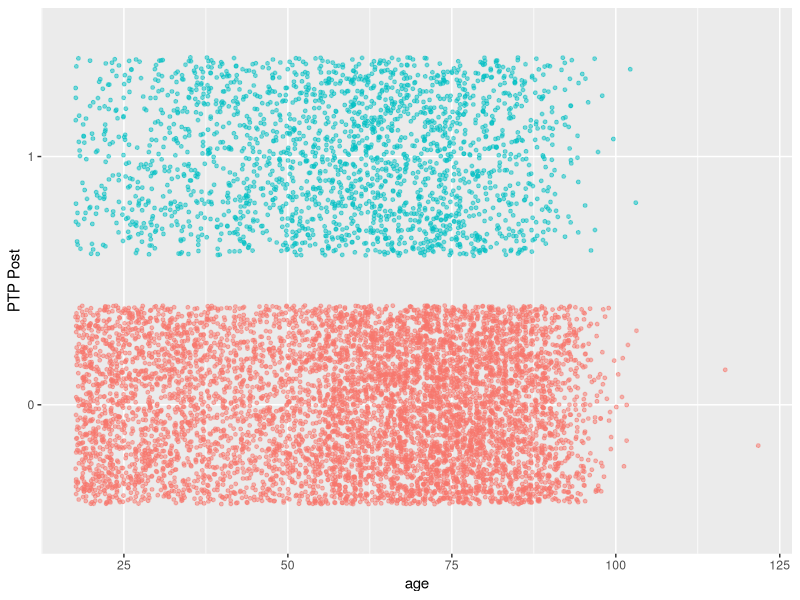
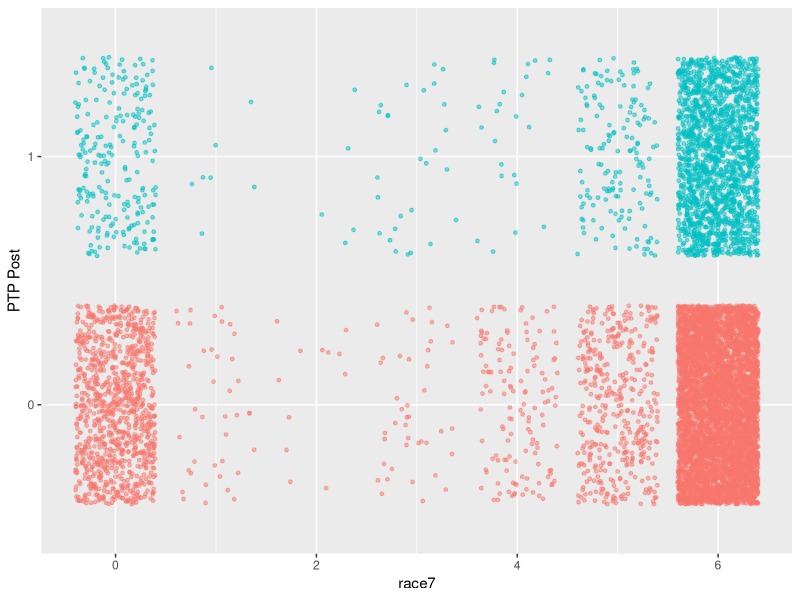
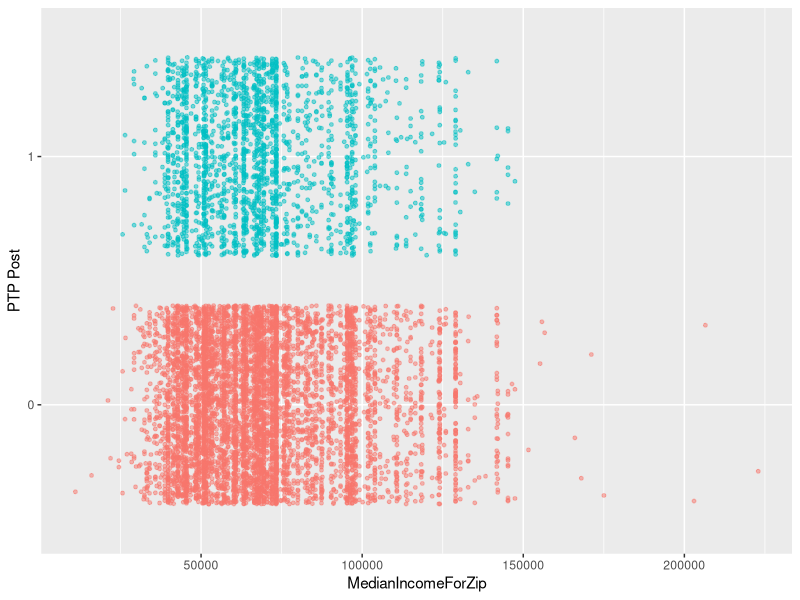
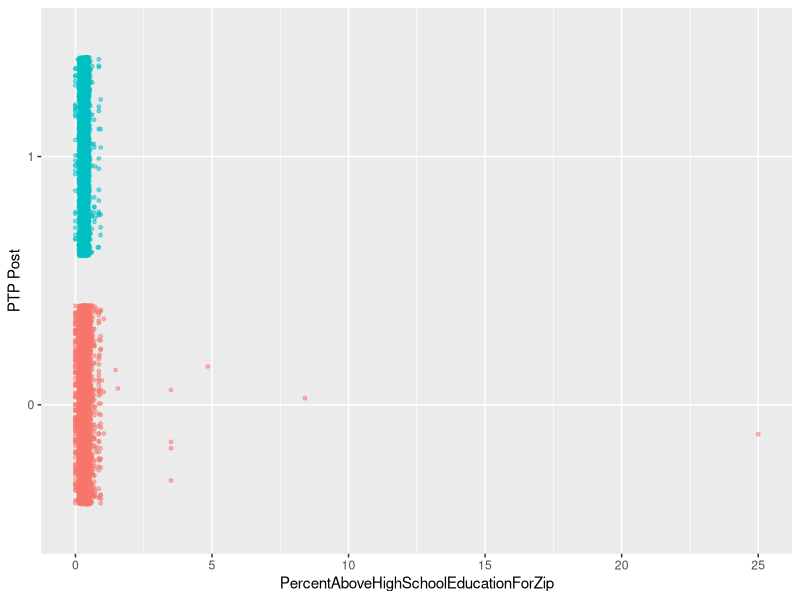
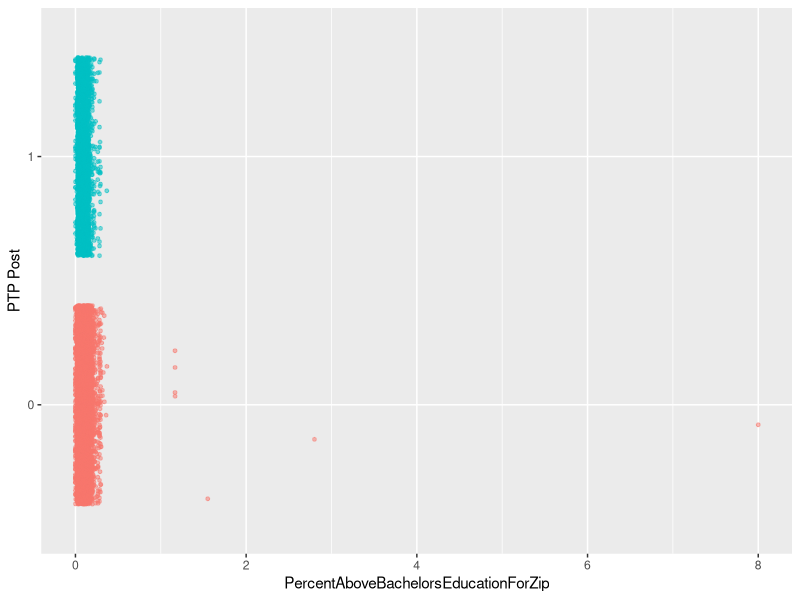
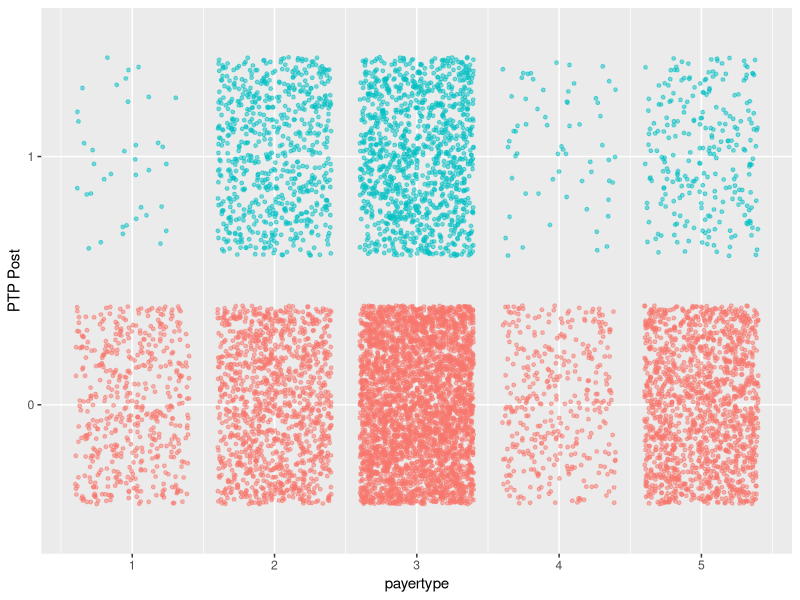
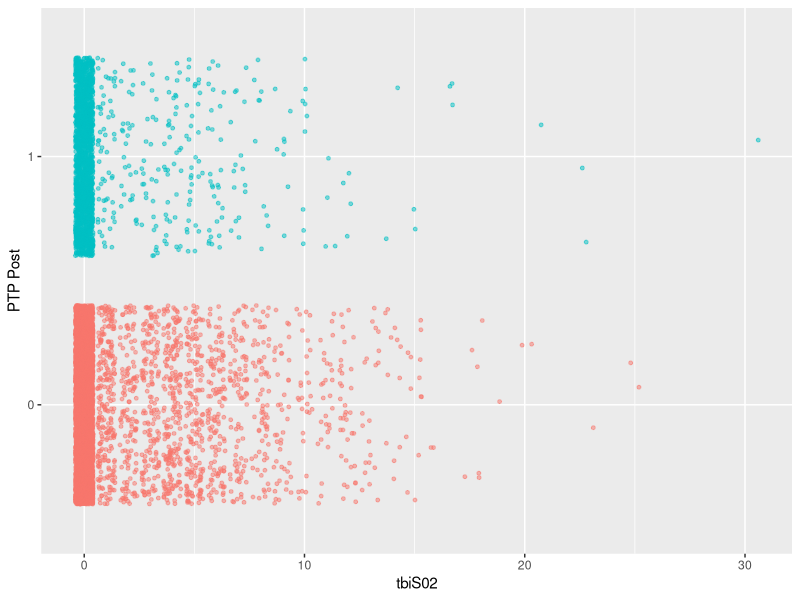
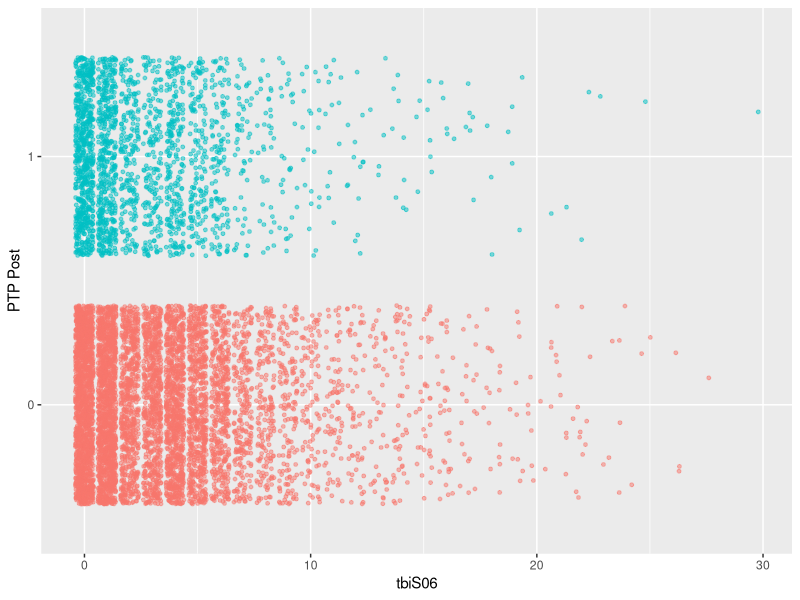

The R source for these figures, in order:
train = read.csv("tbistaa556_training.csv")
validate = read.csv("tbistaa556_validate.csv")

# reomving the died and subject id columns
#DON'T RUN MORE THAN ONCE WITHOUT RELOADING THE CSV FILES SO YOU DON'T KEEP REMOVING COLUMNS
train = train[,-1]
validate = validate[,-1]
train = train[,-36]
validate = validate[,-35]

# converting NA in the race column to unknown in both datasets
indR = is.na(train$race7)
train$race7[indR] = 0

# splitting features and labels
xtrain = train[,-36]
ytrain = train[,36]
xvalidate = validate[,-35]

# removing all rows with NA for a clean dataset
ind = complete.cases(train)
trainClean = train[ind,]

#how many NAs per column
for(i in 1:ncol(xtrain)){
  cat("\nColumn ", names(xtrain)[i], ". Num_NAs:", sum(is.na(xtrain[,i])))
}

# making new data frame with strings instead of numbers for visualizations
library(dplyr)
train1 = train
train1 = train1 %>% mutate(race7 = case_when(
  race7 == 0 ~ "Unknown",
  race7 == 1 ~ "Multi-race",
  race7 == 2 ~ "Pacific Islander",
  race7 == 3 ~ "American Indian",
  race7 == 4 ~ "Asian",
  race7 == 5 ~ "Black",
  race7 == 6 ~ "White"))

train1 = train1 %>% mutate(ethnic3 = case_when(
  ethnic3 == 0 ~ "Unknown",
  ethnic3 == 1 ~ "Hispanic",
  ethnic3 == 2 ~ "Non-Hispanic"))


train1 = train1 %>% mutate(sex2 = case_when(
  sex2 == 0 ~ "Unknown",
  sex2 == 1 ~ "Female",
  sex2 == 2 ~ "Male"))

train1 = train1 %>% mutate(sig_other = case_when(
  sig_other == 0 ~ "Unknown",
  sig_other == 1 ~ "No Significant Other",
  sig_other == 2 ~ "Significant Other"))

train1 = train1 %>% mutate(tobacco = case_when(
  tobacco == 0 ~ "Missing",
  tobacco == 1 ~ "Yes",
  tobacco == 2 ~ "No"))

train1 = train1 %>% mutate(alcohol = case_when(
  alcohol == 0 ~ "Missing",
  alcohol == 1 ~ "Yes",
  alcohol == 2 ~ "No"))

train1 = train1 %>% mutate(drugs = case_when(
  drugs == 0 ~ "Missing",
  drugs == 1 ~ "Yes",
  drugs == 2 ~ "No"))

train1 = train1 %>% mutate(payertype = case_when(
  payertype == 1 ~ "Work Comp and Self Pay",
  payertype == 2 ~ "Medicaid",
  payertype == 3 ~ "Medicare",
  payertype == 4 ~ "VA and Indian Services",
  payertype == 5 ~ "Commercial"))

train1 = train1 %>% mutate(ptp1_yn = case_when(
  ptp1_yn == 1 ~ "Yes",
  ptp1_yn == 2 ~ "No",))

train1 = train1 %>% mutate(ptp2_yn = case_when(
  ptp2_yn == 1 ~ "Yes",
  ptp2_yn == 2 ~ "No",))

train1 = train1 %>% mutate(ptp0_yn = case_when(
  ptp0_yn == 1 ~ "Yes",
  ptp0_yn == 2 ~ "No",))

train1 = train1 %>% mutate(ed_yn = case_when(
  ed_yn == 0 ~ "Missing",
  ed_yn == 1 ~ "Yes",
  ed_yn == 2 ~ "No"))

train1 = train1 %>% mutate(icu = case_when(
  icu == 1 ~ "Yes",
  icu == 2 ~ "No"))

train1 = train1 %>% mutate(delirium = case_when(
  delirium == 0 ~ "Missing",
  delirium == 1 ~ "Yes",
  delirium == 2 ~ "No"))

train1 = train1 %>% mutate(agitated = case_when(
  agitated == 0 ~ "Missing",
  agitated == 1 ~ "Yes",
  agitated == 2 ~ "No"))

train1 = train1 %>% mutate(lethargic = case_when(
  lethargic == 0 ~ "Missing",
  lethargic == 1 ~ "Yes",
  lethargic == 2 ~ "No"))

train1 = train1 %>% mutate(comatose = case_when(
  comatose == 0 ~ "Missing",
  comatose == 1 ~ "Yes",
  comatose == 2 ~ "No"))

train1 = train1 %>% mutate(disoriented = case_when(
  disoriented == 0 ~ "Missing",
  disoriented == 1 ~ "Yes",
  disoriented == 2 ~ "No"))

train1 = train1 %>% mutate(dc_setting = case_when(
  dc_setting == 0 ~ "Died",
  dc_setting == 1 ~ "Unknown",
  dc_setting == 2 ~ "Hospice",
  dc_setting == 3 ~ "Other",
  dc_setting == 4 ~ "AMA",
  dc_setting == 5 ~ "IRF",
  dc_setting == 6 ~ "SNF",
  dc_setting == 7 ~ "Mental/Psych",
  dc_setting == 8 ~ "Home",))

train1 = train1 %>% mutate(prehosp = case_when(
  prehosp == 1 ~ "Yes",
  prehosp == 2 ~ "No"))

train1 = train1 %>% mutate(posthosp = case_when(
  posthosp == 1 ~ "Yes",
  posthosp == 2 ~ "No"))

train1 = train1 %>% mutate(ptp3_yn = case_when(
  ptp3_yn == 0 ~ "No",
  ptp3_yn == 1 ~ "Yes"))



#Find proportion of PTP in each category of categorical variable
propPTP = function(train){
  for(col in 1:ncol(train)){
    uvs = sort(unique(train[,col]))
    # skip continuous variables
    if(length(uvs) >= 10){
      next
    }
    cat("\n\nColumn:", colnames(train)[col], "\n")
    for(value in uvs){
      subset = train[train[,col] == value,]
      cat("  value =", value, ". Proportion of PTP Post=", mean(subset$ptp3_yn), "\n")
    }
  }
}

propPTP(train)

# more continuous predictors
#train$logPAHSEFZ = log(train$PercentAboveHighSchoolEducationForZip+1)
#train$logPABEFZ = log(train$PercentAboveBachelorsEducationForZip+1)
train$summaryGCS = (train$gcs_min + train$gcs_max)/2
train$summaryADL = (train$adl_min + train$adl_max)/2
train$summaryMOB = (train$mobility_min + train$mobility_max)/2
train$loglos_total = log(train$los_total+1)
#train$loglogPAHSEFZ = log(train$logPAHSEFZ + 1)
#train$loglogPABEFZ = log(train$logPABEFZ + 1)
#train$logloglogPAHSEFZ = log(train$loglogPAHSEFZ + 1)
#train$logloglogPABEFZ = log(train$loglogPABEFZ + 1)
train$PABEFZ = ifelse(train$PercentAboveBachelorsEducationForZip>0.4,0.4,train$PercentAboveBachelorsEducationForZip)
train$PAHSEFZ = ifelse(train$PercentAboveHighSchoolEducationForZip>1,1,train$PercentAboveHighSchoolEducationForZip)
train$logtbiS02 = log(train$tbiS02+1)
train$logtbiS06 = log(train$tbiS06+1)
train$logtbiS09 = log(train$tbiS09+1)

#train1$logPAHSEFZ = log(train$PercentAboveHighSchoolEducationForZip+1)
#train1$logPABEFZ = log(train$PercentAboveBachelorsEducationForZip+1)
train1$summaryGCS = (train$gcs_min + train$gcs_max)/2
train1$summaryADL = (train$adl_min + train$adl_max)/2
train1$summaryMOB = (train$mobility_min + train$mobility_max)/2
train1$loglos_total = log(train$los_total+1)
train1$PABEFZ = ifelse(train$PercentAboveBachelorsEducationForZip>0.4,0.4,train$PercentAboveBachelorsEducationForZip)
train1$PAHSEFZ = ifelse(train$PercentAboveHighSchoolEducationForZip>1.2,1.2,train$PercentAboveHighSchoolEducationForZip)
train1$logtbiS02 = log(train$tbiS02+1)
train1$logtbiS06 = log(train$tbiS06+1)
train1$logtbiS09 = log(train$tbiS09+1)

# graphs of continuous predictors vs trt
died = train1[train1$dc_setting == "Died",]
library(ggplot2)
graphs = function(train, numUnique = 8){
  for(col in 1:ncol(train)){
  uvs = sort(unique(train[,col]))
  # skip continuous variables
  if(length(uvs) <= numUnique){
    next
  }
  colname = colnames(train)[col]
  print(ggplot(train, aes(x = .data[[colname]], y = as.factor(ptp3_yn), color = as.factor(ptp3_yn))) + 
    geom_jitter(size = 1, alpha = 0.5) + 
      labs(x = colname, y = "PTP Post") + theme(legend.position = "none"))
  }
}


graphs(train, numUnique = 4)
#graphs(died, numUnique = 4)

#load training data as a csv file
write.csv(train, file = "fullData.csv")
